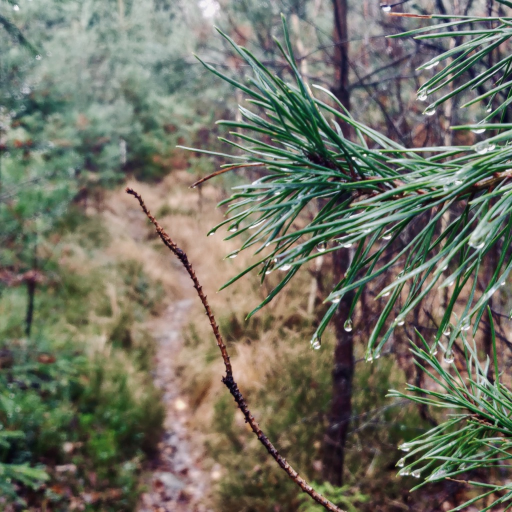
#> input picture Erik/Python/PySong/in.jpg, 1024 x 1024 px (shown at 1/2 size)
$ python pysong.py
#> lines starting #> are read from the running program, lines starting #| are printed output that depends on the picture
from PIL import Image, ImageFilter

width = 600
height = 500
im1 = Image.open("in.jpg")
#> im1 is the input picture: PIL image 1024x1024 RGB; mean R, G, B 112.6, 113.7, 99.5

im2 = im1.filter(ImageFilter.GaussianBlur(radius=10)).filter(ImageFilter.SMOOTH)
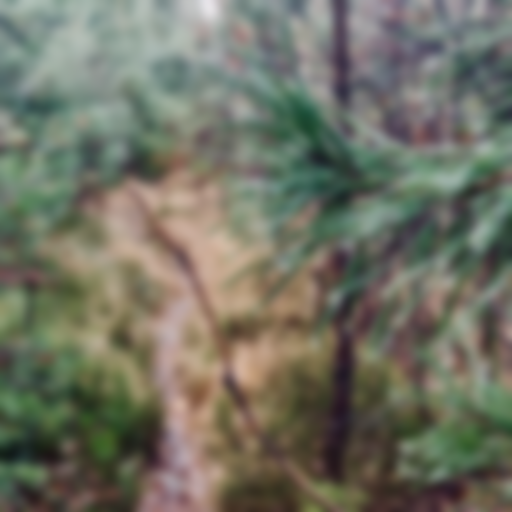
#> im2: PIL image 1024x1024 RGB (shown at 1/2 size); mean R, G, B 112.6, 113.7, 99.5
im3 = im1.filter(ImageFilter.GaussianBlur(radius=10))

im1.save("out.gif", save_all=True, append_images=[im2, im3], duration=400, loop=0)
im2.save("test2.png")
im3.save("test3.png")
